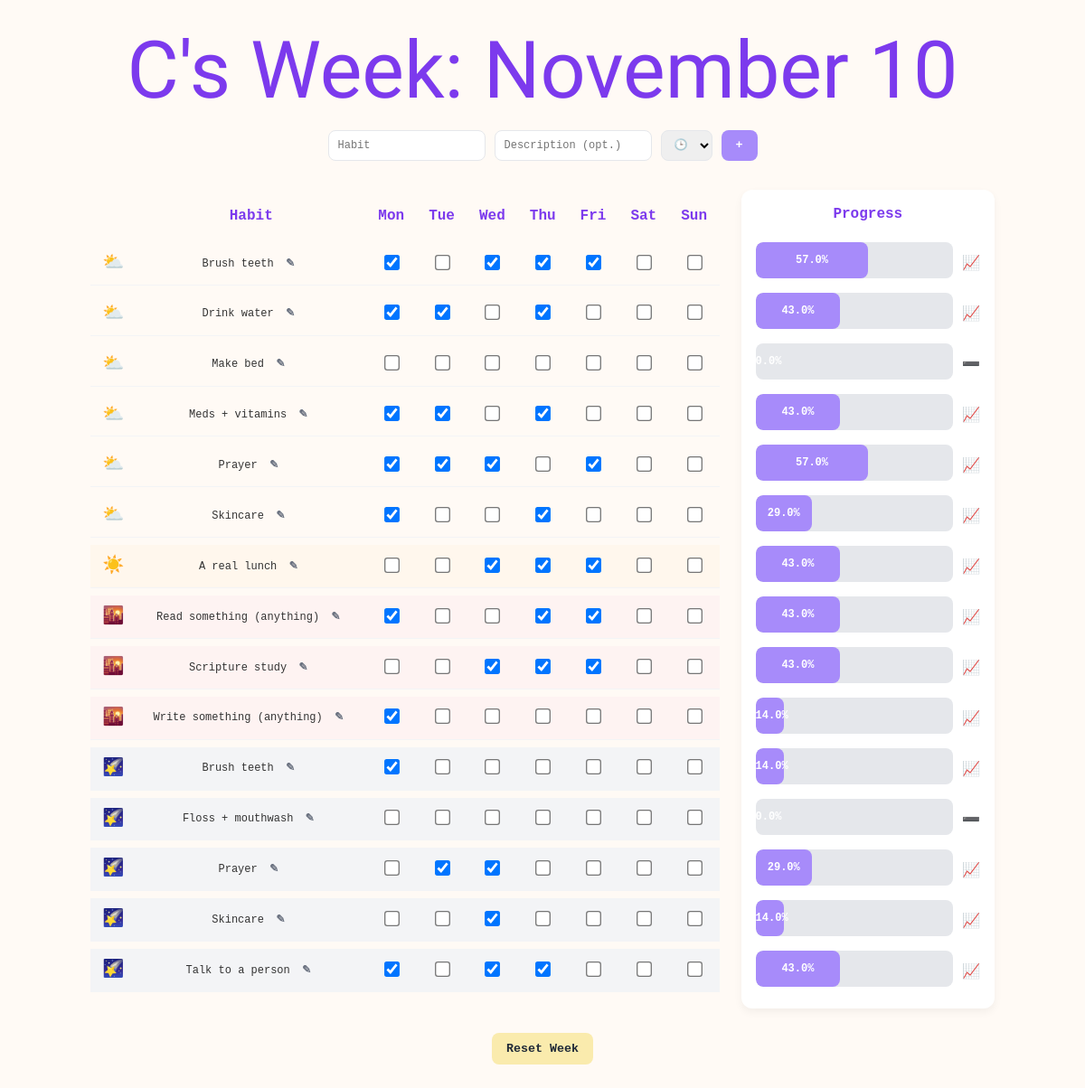
The page / on the database its author committed.
### app.py (models this page shows, shortened)
class Habit(db.Model):
    id = db.Column(db.Integer, primary_key=True)
    name = db.Column(db.String(100), nullable=False)
    description = db.Column(db.String(250))
    created_at = db.Column(db.Date, default=date.today)
    completions = db.relationship("Completion", backref="habit", cascade="all, delete-orphan")
    time_of_day = db.Column(db.String(2), nullable=False, default='☀️')  # day

### app.py (the view)
@app.route('/')
def index():
    time_order = {'⛅️': 0, '☀️': 1, '🌇': 2, '🌠': 3}
    habits = Habit.query.all()
    habits.sort(key=lambda h: (time_order.get(h.time_of_day, 4), h.name.lower()))
    today = date.today()
    start_of_week = today - timedelta(days=today.weekday())  # Monday
    week_dates = [start_of_week + timedelta(days=i) for i in range(7)]
    completions = Completion.query.all()
    completed_map = {(c.habit_id, c.date): True for c in completions}
    habit_progress = {}
    for habit in habits:
        completed_days = sum(1 for d in week_dates if completed_map.get((habit.id, d)))
        habit_progress[habit.id] = completed_days / 7  # fraction 0-1
    last_week_dates = [d - timedelta(days=7) for d in week_dates]
    last_week_progress = {}
    for habit in habits:
        completed_days_last = sum(
            1 for d in last_week_dates if completed_map.get((habit.id, d))
        )
        last_week_progress[habit.id] = completed_days_last / 7
    trend_icon = {}
    for habit in habits:
        curr = habit_progress[habit.id]
        last = last_week_progress[habit.id]
        if curr > last:
            trend_icon[habit.id] = "📈"   # improved
        elif curr < last:
            trend_icon[habit.id] = "📉"   # worse
        else:
            trend_icon[habit.id] = "➖"   # flat
    return render_template(
        'index.html',
        habits=habits,
        week_dates=week_dates,
        completed_map=completed_map,
        habit_progress=habit_progress,
        trend_icon=trend_icon
    )

### templates/index.html (shortened to what this page needs)
<!DOCTYPE html>
<html lang="en">
<head>
</head>
<body>
<h1>C's Week: {{ week_dates[0].strftime('%B %d') }}</h1>
<form class="add-form" method="POST" action="{{ url_for('add_habit') }}">
    <input type="text" name="name" placeholder="Habit" required>
    <input type="text" name="description" placeholder="Description (opt.)">
    <select name="time_of_day">
        <option value="" disabled selected>🕒</option>
    </select>
    <button type="submit">+</button>
</form>
<div class="tracker-container">
    <table>
        <tr>
            <th></th>
            <th>Habit</th>
            {% for d in week_dates %}
                <th>{{ d.strftime('%a') }}</th>
            {% endfor %}
        </tr>
        {% for habit in habits %}
        {% set row_colors = {'⛅️':'#fffaf5','☀️':'#fff7ed','🌇':'#fef3f2','🌠':'#f3f4f6'} %}
        <tr class="habit-row" style="background-color: {{ row_colors[habit.time_of_day] }}; border-radius: 8px;">
            <td style="text-align:center; font-size:1.2em;">{{ habit.time_of_day }}</td>
            <td>
                {{ habit.name }}
                <div class="ellipsis-container">
                    <button class="ellipsis-btn" onclick="toggleMenu(event)">✎</button>
                </div>
            </td>
            {% for d in week_dates %}
            <td>
                <form class="inline" method="POST" action="{{ url_for('toggle_completion') }}">
                    <input type="checkbox" onchange="this.form.submit()"
                           {% if completed_map.get((habit.id, d)) %}checked{% endif %}>
                </form>
            </td>
            {% endfor %}
        </tr>
        {% endfor %}
    </table>
    <div class="progress-card">
        <h3>Progress</h3>
        {% for habit in habits %}
        <div style="display: flex; align-items: center; gap: 10px;">
            <div class="progress-bar" style="flex: 1;">
                <div class="progress-fill" style="width: {{ habit_progress[habit.id]*100 }}%;">
                    {{ (habit_progress[habit.id]*100)|round(0) }}%
                </div>
            </div>
            <span style="font-size: 16px;">{{ trend_icon[habit.id] }}</span>
        </div>
        {% endfor %}
    </div>
</div>
<form method="POST" action="{{ url_for('reset_week') }}">
    <button class="reset-btn" type="submit">Reset Week</button>
</form>
</body>
</html>

### templates/index.html (style rules this page uses)
body { font-family: 'Consolas', monospace; background: #fffaf5; color: #333; max-width: 1000px; margin: 1em auto; line-height: 1.4; }
h1 { font-family: 'Jacquard 12', static; text-align: center; font-weight: 400; color: #7c3aed; margin-bottom: .05em; margin-top: .05em; font-size: 5.5em; }
.add-form { font-family: 'Consolas', monospace; display: flex; justify-content: center; gap: 10px; margin-bottom: 2em; }
.add-form input, .add-form select { font-family: 'Consolas', monospace; padding: 8px 10px; border-radius: 8px; border: 1px solid #e5e7eb; font-size: 12px; }
.add-form button { font-family: 'Consolas', monospace; padding: 8px 16px; border: none; border-radius: 8px; background-color: #a78bfa; color: white; font-weight: 600; cursor: pointer; transition: background 0.2s; }
.tracker-container { display: flex; gap: 24px; align-items: flex-start; }
table { border-collapse: separate; border-spacing: 0 8px; width: 70%; }
th, td { padding: 10px 12px; text-align: center; }
th { font-weight: 600; color: #7c3aed; }
td { border-bottom: 1px solid #f3f4f6; font-size: 12px; }
tr.habit-row { height: 40px; }
input[type="checkbox"] { transform: scale(1.3); cursor: pointer; }
.ellipsis-container { position: relative; display: inline-block; }
.ellipsis-btn { background: none; border: none; font-weight: 600; font-size: 12px; cursor: pointer; color: #6b7280; }
.progress-card { width: 25%; background: #ffffff; border-radius: 12px; padding: 16px; box-shadow: 0 4px 10px rgba(0,0,0,0.05); display: flex; flex-direction: column; gap: 8px; }
.progress-card h3 { margin-top: 0; font-size: 16px; color: #7c3aed; text-align: center; margin-bottom: 12px; }
.progress-bar { height: 40px; background: #e5e7eb; border-radius: 8px; overflow: hidden; position: relative; margin-bottom: 8px; }
.progress-fill { height: 100%; background: #a78bfa; transition: width 0.3s ease; border-radius: 8px; text-align: center; color: white; font-size: 12px; font-weight: 600; line-height: 40px; }
.reset-btn { font-family: 'Consolas', monospace; display: block; margin: 2em auto; padding: 10px 16px; border: none; border-radius: 8px; background: #faebad; font-weight: 600; color: #1f2937; cursor: pointer; transition: background 0.2s; }

### rows shown on the page
Habit: time_of_day "⛅️", name "Brush teeth", id "☑" "☑" "☑" "☑", {{ habit_progress[habit.id]*100 }} 57.14285714285714 (drawn), id "57.0", trend_icon "📈"
Habit: time_of_day "⛅️", name "Drink water", id "☑" "☑" "☑", {{ habit_progress[habit.id]*100 }} 42.857142857142854 (drawn), id "43.0", trend_icon "📈"
Habit: time_of_day "⛅️", name "Make bed", id "0.0", trend_icon "➖"
Habit: time_of_day "⛅️", name "Meds + vitamins", id "☑" "☑" "☑", {{ habit_progress[habit.id]*100 }} 42.857142857142854 (drawn), id "43.0", trend_icon "📈"
Habit: time_of_day "⛅️", name "Prayer", id "☑" "☑" "☑" "☑", {{ habit_progress[habit.id]*100 }} 57.14285714285714 (drawn), id "57.0", trend_icon "📈"
Habit: time_of_day "⛅️", name "Skincare", id "☑" "☑", {{ habit_progress[habit.id]*100 }} 28.57142857142857 (drawn), id "29.0", trend_icon "📈"
Habit: time_of_day "☀️", name "A real lunch", id "☑" "☑" "☑", {{ habit_progress[habit.id]*100 }} 42.857142857142854 (drawn), id "43.0", trend_icon "📈"
Habit: time_of_day "🌇", name "Read something (anything)", id "☑" "☑" "☑", {{ habit_progress[habit.id]*100 }} 42.857142857142854 (drawn), id "43.0", trend_icon "📈"
Habit: time_of_day "🌇", name "Scripture study", id "☑" "☑" "☑", {{ habit_progress[habit.id]*100 }} 42.857142857142854 (drawn), id "43.0", trend_icon "📈"
Habit: time_of_day "🌇", name "Write something (anything)", id "☑", {{ habit_progress[habit.id]*100 }} 14.285714285714285 (drawn), id "14.0", trend_icon "📈"
Habit: time_of_day "🌠", name "Brush teeth", id "☑", {{ habit_progress[habit.id]*100 }} 14.285714285714285 (drawn), id "14.0", trend_icon "📈"
Habit: time_of_day "🌠", name "Floss + mouthwash", id "0.0", trend_icon "➖"
Habit: time_of_day "🌠", name "Prayer", id "☑" "☑", {{ habit_progress[habit.id]*100 }} 28.57142857142857 (drawn), id "29.0", trend_icon "📈"
Habit: time_of_day "🌠", name "Skincare", id "☑", {{ habit_progress[habit.id]*100 }} 14.285714285714285 (drawn), id "14.0", trend_icon "📈"
Habit: time_of_day "🌠", name "Talk to a person", id "☑" "☑" "☑", {{ habit_progress[habit.id]*100 }} 42.857142857142854 (drawn), id "43.0", trend_icon "📈"

### other values the page prints
{{ week_dates[0].strftime('%B %d') }} "November 10"
{{ d.strftime('%a') }} "Mon" "Tue" "Wed" "Thu" "Fri" "Sat" "Sun"
